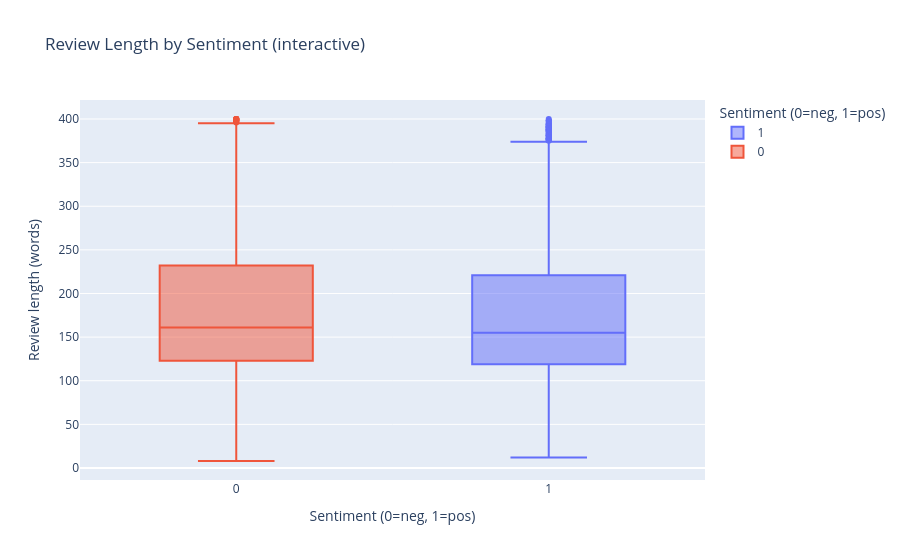

Notebook code for this chart:
### Code cell
# Interactive plot (Plotly) — review length vs sentiment
import plotly.express as px

fig = px.box(df, x="sentiment", y="word_count", color="sentiment",
             labels={"sentiment": "Sentiment (0=neg, 1=pos)", "word_count": "Review length (words)"},
             title="Review Length by Sentiment (interactive)")
fig.show()

### Figure 1 — Plotly figure (JSON) as saved in the notebook; plotly's stock layout.template omitted (floating-point values rounded to 4 significant figures; data arrays with more than 128 entries replaced by an {"elided": "..."} marker saying what was removed)
{"data": [{"alignmentgroup": "True", "hovertemplate": "Sentiment (0=neg, 1=pos)=%{x}<br>Review length (words)=%{y}<extra></extra>", "legendgroup": "1", "marker": {"color": "#636efa"}, "name": "1", "notched": false, "offsetgroup": "1", "orientation": "v", "showlegend": true, "type": "box", "x": {"elided": "2611 int values"}, "x0": " ", "xaxis": "x", "y": {"elided": "2611 int values"}, "y0": " ", "yaxis": "y"}, {"alignmentgroup": "True", "hovertemplate": "Sentiment (0=neg, 1=pos)=%{x}<br>Review length (words)=%{y}<extra></extra>", "legendgroup": "0", "marker": {"color": "#EF553B"}, "name": "0", "notched": false, "offsetgroup": "0", "orientation": "v", "showlegend": true, "type": "box", "x": {"elided": "2609 int values"}, "x0": " ", "xaxis": "x", "y": {"elided": "2609 int values"}, "y0": " ", "yaxis": "y"}], "layout": {"boxmode": "overlay", "legend": {"title": {"text": "Sentiment (0=neg, 1=pos)"}, "tracegroupgap": 0}, "title": {"text": "Review Length by Sentiment (interactive)"}, "xaxis": {"anchor": "y", "categoryarray": [1, 0], "categoryorder": "array", "domain": [0, 1], "title": {"text": "Sentiment (0=neg, 1=pos)"}}, "yaxis": {"anchor": "x", "domain": [0, 1], "title": {"text": "Review length (words)"}}}}
